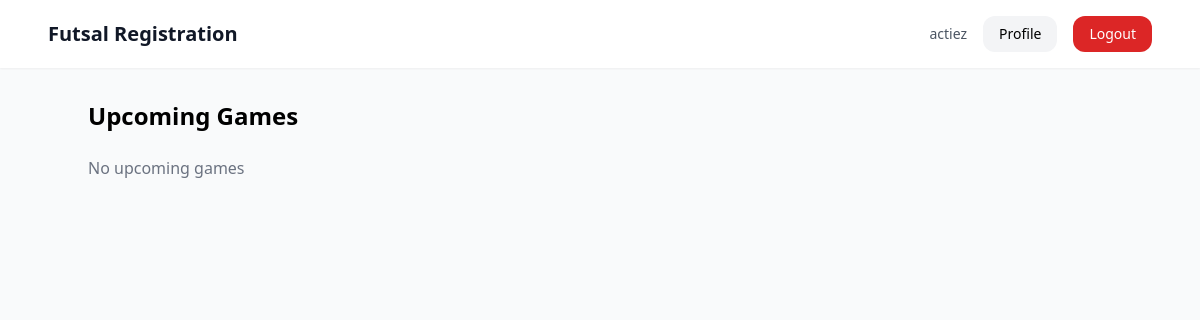
Page /home/ (signed in) on the earlier database version.
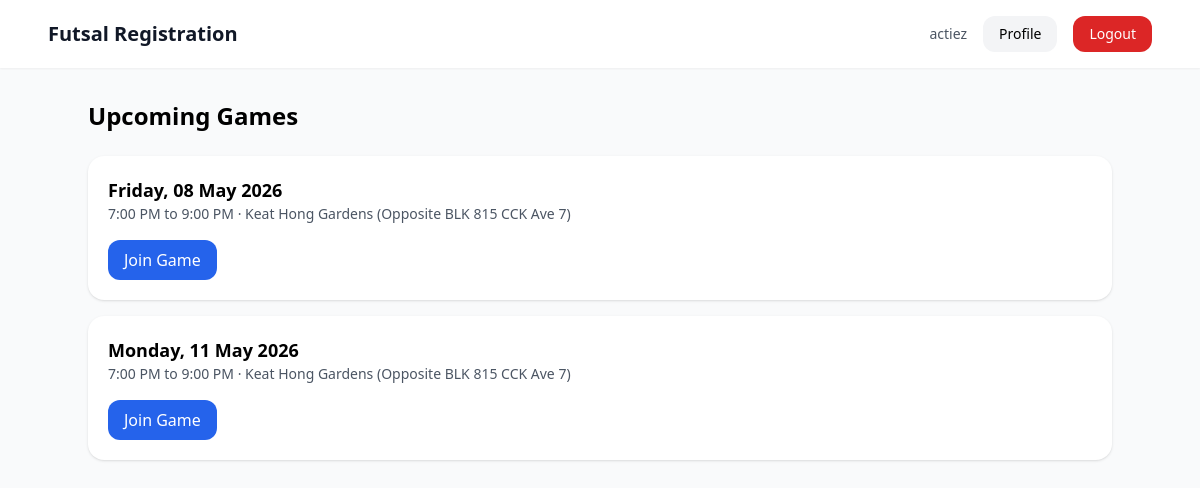
Same page on the later database version.
### events/models.py (models this page shows, shortened)
class Event(models.Model):
    STATUS_DRAFT = "draft"
    STATUS_OPEN = "open"
    STATUS_FINALIZED = "finalized"
    STATUS_COMPLETED = "completed"
    STATUS_CANCELLED = "cancelled"
    STATUS_CHOICES = [
        (STATUS_DRAFT, "Draft"),
        (STATUS_OPEN, "Open"),
        (STATUS_FINALIZED, "Finalized"),
        (STATUS_COMPLETED, "Completed"),
        (STATUS_CANCELLED, "Cancelled"),
    ]
    registration_token = models.UUIDField(
        default=uuid.uuid4,
        unique=True,
        editable=False,
    )
    event_code = models.CharField(
        max_length=20,
        unique=True,
        default=generate_event_code,
        editable=False,
    )
    title = models.CharField(max_length=255)
    start_datetime = models.DateTimeField()
    end_datetime = models.DateTimeField()
    location = models.CharField(max_length=255)
    amount_payable = models.DecimalField(max_digits=8, decimal_places=2)
    playing_slots = models.PositiveIntegerField(default=15)
    waiting_slots = models.PositiveIntegerField(default=5)
    backup_slots = models.PositiveIntegerField(default=3)
    is_private = models.BooleanField(
        default=False,
        help_text="Private events are hidden from the public event list but accessible by registration link.",
    )
    status = models.CharField(
        max_length=20,
        choices=STATUS_CHOICES,
        default=STATUS_DRAFT,
    )
    created_by = models.ForeignKey(
        settings.AUTH_USER_MODEL,
        on_delete=models.SET_NULL,
        null=True,
        related_name="created_events",
    )
    created_at = models.DateTimeField(auto_now_add=True)
    updated_at = models.DateTimeField(auto_now=True)
    class Meta:
        ordering = ["start_datetime"]
    @property
    def weekday_display(self):
        local_start = timezone.localtime(self.start_datetime)
        return local_start.strftime("%A")
    @property
    def date_display(self):
        local_start = timezone.localtime(self.start_datetime)
        return local_start.strftime("%d %B %Y")
    @property
    def time_range_display(self):
        local_start = timezone.localtime(self.start_datetime)
        local_end = timezone.localtime(self.end_datetime)
        start = local_start.strftime("%I:%M %p").lstrip("0")
        end = local_end.strftime("%I:%M %p").lstrip("0")
        return f"{start} to {end}"

### accounts/views.py (the view)
# urls.py: path("home/", PlayerHomeView.as_view(), name="player_home"),
class PlayerHomeView(View):
    template_name = "accounts/player_home.html"
    def get(self, request):
        if not request.user.is_authenticated:
            return redirect("login")
        now = timezone.now()
        upcoming_events = list(
            Event.objects
            .filter(start_datetime__gt=now, is_private=False)
            .order_by("start_datetime")
        )
        user_registrations = (
            EventRegistration.objects
            .filter(user=request.user, event__in=upcoming_events)
            .select_related("event")
        )
        registration_map = {reg.event_id: reg for reg in user_registrations}
        for event in upcoming_events:
            reg = registration_map.get(event.id)
            event.user_registration = reg
            event.player_visible_status = get_player_visible_status(reg, event)
        return render(
            request,
            self.template_name,
            {
                "events": upcoming_events,
                "now": now,
            },
        )

### accounts/views.py (called while the page is built, shortened)
def get_player_visible_status(registration, event):
    if not registration:
        return None

### templates/accounts/player_home.html (shortened to what this page needs)
{% extends "base.html" %}
{% block content %}
<div class="max-w-5xl mx-auto">
    <h1 class="text-2xl font-bold mb-6">Upcoming Games</h1>
    <div class="space-y-4">
        {% for event in events %}
        <div class="bg-white p-5 rounded-2xl shadow">
            <div class="font-semibold text-lg">
                {{ event.weekday_display }}, {{ event.date_display }}
            </div>
            <div class="text-sm text-gray-600">
                {{ event.time_range_display }} · {{ event.location }}
            </div>
            <div class="mt-4">
                {% if event.player_visible_status %}
                    {% if event.player_visible_status.label == "Playing" %}
                        <span class="inline-block px-4 py-2 rounded-xl bg-green-100 text-green-700 text-sm font-medium">
                            You are confirmed in the game.
                        </span>
                    {% elif event.player_visible_status.label == "Waiting" %}
                        <span class="inline-block px-4 py-2 rounded-xl bg-yellow-100 text-yellow-700 text-sm font-medium">
                            You are in the waiting list.
                            {% if event.player_visible_status.queue_number %}
                                You are currently #{{ event.player_visible_status.queue_number }} in line.
                            {% endif %}
                        </span>
                    {% else %}
                        <span class="inline-block px-4 py-2 rounded-xl bg-blue-100 text-blue-700 text-sm font-medium">
                            Your status is pending.
                        </span>
                    {% endif %}
                    <div class="mt-3">
                        <a href="{% url 'join_event' event.registration_token %}"
                           class="inline-block px-4 py-2 bg-red-100 text-red-700 rounded-xl hover:bg-red-200">
                            Leave Game
                        </a>
                    </div>
                {% elif now >= event.start_datetime %}
                    <span class="inline-block px-4 py-2 rounded-xl bg-red-100 text-red-700 text-sm font-medium">
                        Registration Closed
                    </span>
                {% else %}
                    <a href="{% url 'join_event' event.registration_token %}"
                       class="inline-block px-4 py-2 bg-blue-600 text-white rounded-xl hover:bg-blue-700">
                        Join Game
                    </a>
                {% endif %}
            </div>
        </div>
        {% empty %}
        <div class="text-gray-500">No upcoming games</div>
        {% endfor %}
    </div>
</div>
{% endblock %}

Differences in the rows shown:
added Event: weekday_display "Friday", date_display "08 May 2026", time_range_display "7:00 PM to 9:00 PM", location "Keat Hong Gardens (Opposite BLK 815 CCK Ave 7)", shows "Join Game"
added Event: weekday_display "Monday", date_display "11 May 2026", time_range_display "7:00 PM to 9:00 PM", location "Keat Hong Gardens (Opposite BLK 815 CCK Ave 7)", shows "Join Game"
Other differences:
text no longer shown: "No upcoming games"
